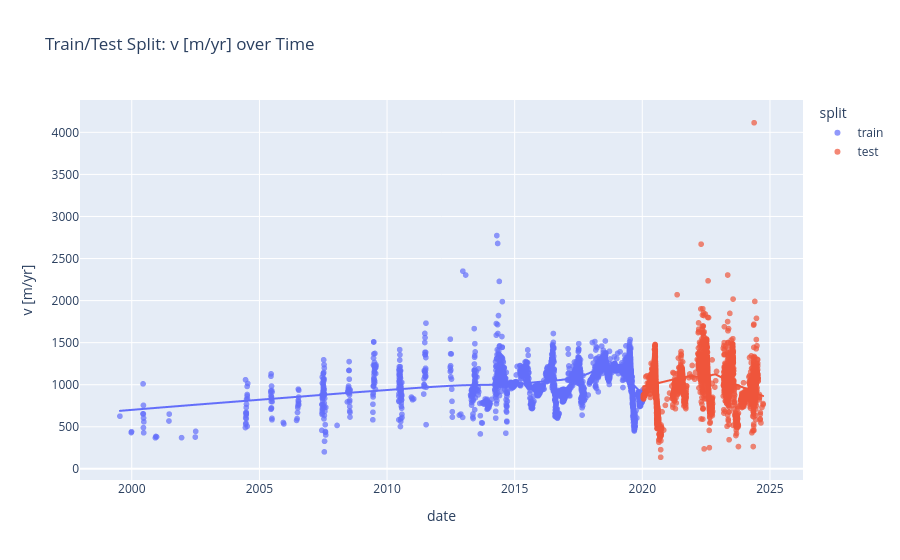

Source (notebook cell):
### Code cell
# Create a DataFrame for plotting
plot_df = pd.DataFrame({
    'date': pd.concat([X_train, X_test]),
    'v [m/yr]': pd.concat([y_train, y_test]),
    'split': ['train'] * len(X_train) + ['test'] * len(X_test)
})

fig = px.scatter(
    plot_df,
    x='date',
    y='v [m/yr]',
    color='split',
    title='Train/Test Split: v [m/yr] over Time',
    opacity=0.7,
    trendline='lowess',
)
fig.show()

### Figure 1 — Plotly figure (JSON) as saved in the notebook; plotly's stock layout.template omitted (floating-point values rounded to 4 significant figures; data arrays with more than 128 entries replaced by an {"elided": "..."} marker saying what was removed)
{"data": [{"hovertemplate": "split=train<br>date=%{x}<br>v [m/yr]=%{y}<extra></extra>", "legendgroup": "train", "marker": {"color": "#636efa", "opacity": 0.7, "symbol": "circle"}, "mode": "markers", "name": "train", "showlegend": true, "type": "scattergl", "x": {"elided": "7541 str values"}, "xaxis": "x", "y": {"elided": "7541 int values"}, "yaxis": "y"}, {"hovertemplate": "<b>LOWESS trendline</b><br><br>split=train<br>date=%{x}<br>v [m/yr]=%{y} <b>(trend)</b><extra></extra>", "legendgroup": "train", "marker": {"color": "#636efa", "symbol": "circle"}, "mode": "lines", "name": "train", "showlegend": false, "type": "scattergl", "x": {"elided": "7541 str values"}, "xaxis": "x", "y": {"elided": "7541 float values"}, "yaxis": "y"}, {"hovertemplate": "split=test<br>date=%{x}<br>v [m/yr]=%{y}<extra></extra>", "legendgroup": "test", "marker": {"color": "#EF553B", "opacity": 0.7, "symbol": "circle"}, "mode": "markers", "name": "test", "showlegend": true, "type": "scattergl", "x": {"elided": "7541 str values"}, "xaxis": "x", "y": {"elided": "7541 int values"}, "yaxis": "y"}, {"hovertemplate": "<b>LOWESS trendline</b><br><br>split=test<br>date=%{x}<br>v [m/yr]=%{y} <b>(trend)</b><extra></extra>", "legendgroup": "test", "marker": {"color": "#EF553B", "symbol": "circle"}, "mode": "lines", "name": "test", "showlegend": false, "type": "scattergl", "x": {"elided": "7541 str values"}, "xaxis": "x", "y": {"elided": "7541 float values"}, "yaxis": "y"}], "layout": {"legend": {"title": {"text": "split"}, "tracegroupgap": 0}, "title": {"text": "Train/Test Split: v [m/yr] over Time"}, "xaxis": {"anchor": "y", "domain": [0, 1], "title": {"text": "date"}}, "yaxis": {"anchor": "x", "domain": [0, 1], "title": {"text": "v [m/yr]"}}}}
